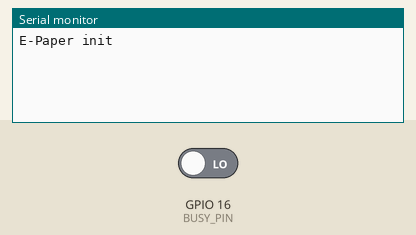
Bench run of a sketch on a simulated ESP8266 (NodeMCU). Shown: the last lines printed to the serial monitor. The test bench sets the inputs (shaded band); at power-on: GPIO 16 (BUSY_PIN) LOW.

Above: at 0.8 s.
0.9 s: GPIO 16 (BUSY_PIN) driven HIGH
At 1.9 s:
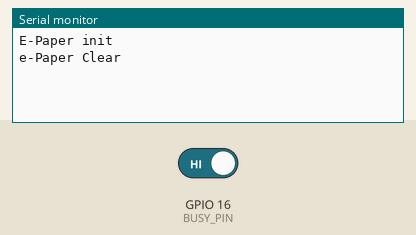
At 4.7 s:
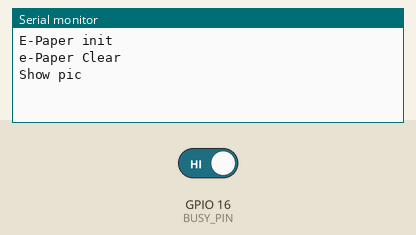

Measured:
- after the input at 0.9 s, the serial monitor: prints a new line at once (image 1)

The sketch:

epd7in3f.ino
```cpp
#include "imagedata.h"
#include "epd7in3f.h"

Epd epd;

void setup(){
  ESP.wdtEnable(65535);

  Serial.begin(115200);

  if (epd.Init() != 0) {
    Serial.println("e-Paper init failed");
    return;
  }

  Serial.println("e-Paper Clear");
  epd.Clear(EPD_7IN3F_WHITE);

  Serial.println("Show pic");
  epd.EPD_7IN3F_Display_part(gImage_7in3f, 250, 150, 300, 180);
  delay(10000);

  Serial.println("draw 7 color block");
  epd.EPD_7IN3F_Show7Block();

  Serial.println("epd sleep");
  epd.Sleep();
}

void loop(){
}
```

epd7in3f.cpp
```cpp
// (licence header left out)
#include <stdlib.h>
#include "epd7in3f.h"
#include "imagedata.h"

Epd::~Epd() {
};

Epd::Epd() {
    reset_pin = RST_PIN;
    dc_pin = DC_PIN;
    cs_pin = CS_PIN;
    busy_pin = BUSY_PIN;
    width = EPD_WIDTH;
    height = EPD_HEIGHT;
};

/******************************************************************************
function :  Initialize the e-Paper register
parameter:
******************************************************************************/
int Epd::Init(void) {
    if (IfInit() != 0) {
        return -1;
    }
    Reset();
    DelayMs(20);
    EPD_7IN3F_BusyHigh();

    SendCommand(0xAA);    // CMDH
    SendData(0x49);
    SendData(0x55);
    SendData(0x20);
    SendData(0x08);
    SendData(0x09);
    SendData(0x18);

    SendCommand(0x01);
    SendData(0x3F);
    SendData(0x00);
    SendData(0x32);
    SendData(0x2A);
    SendData(0x0E);
    SendData(0x2A);

    SendCommand(0x00);
    SendData(0x5F);
    SendData(0x69);

    SendCommand(0x03);
    SendData(0x00);
    SendData(0x54);
    SendData(0x00);
    SendData(0x44);

    SendCommand(0x05);
    SendData(0x40);
    SendData(0x1F);
    SendData(0x1F);
    SendData(0x2C);

    SendCommand(0x06);
    SendData(0x6F);
    SendData(0x1F);
    SendData(0x1F);
    SendData(0x22);

    SendCommand(0x08);
    SendData(0x6F);
    SendData(0x1F);
    SendData(0x1F);
    SendData(0x22);

    SendCommand(0x13);    // IPC
    SendData(0x00);
    SendData(0x04);

    SendCommand(0x30);
    SendData(0x3C);

    SendCommand(0x41);     // TSE
    SendData(0x00);

    SendCommand(0x50);
    SendData(0x3F);

    SendCommand(0x60);
    SendData(0x02);
    SendData(0x00);

    SendCommand(0x61);
    SendData(0x03);
    SendData(0x20);
    SendData(0x01);
    SendData(0xE0);

    SendCommand(0x82);
    SendData(0x1E);

    SendCommand(0x84);
    SendData(0x00);

    SendCommand(0x86);    // AGID
    SendData(0x00);

    SendCommand(0xE3);
    SendData(0x2F);

    SendCommand(0xE0);   // CCSET
    SendData(0x00);

    SendCommand(0xE6);   // TSSET
    SendData(0x00);

    return 0;
}

/**
 *  @brief: basic function for sending commands
 */
void Epd::SendCommand(unsigned char command) {
    DigitalWrite(dc_pin, 0);
    SpiTransfer(command);
}

/**
 *  @brief: basic function for sending data
 */
void Epd::SendData(unsigned char data) {
    DigitalWrite(dc_pin, 1);
    SpiTransfer(data);
}

void Epd::EPD_7IN3F_BusyHigh(void)// If BUSYN=0 then waiting
{
    while(!DigitalRead(BUSY_PIN)) {
        DelayMs(1);
    }
}

/**
 *  @brief: module reset.
 *          often used to awaken the module in deep sleep,
 *          see Epd::Sleep();
 */
void Epd::Reset(void) {
    DigitalWrite(reset_pin, 1);
    DelayMs(20);
    DigitalWrite(reset_pin, 0);                //module reset
    DelayMs(1);
    DigitalWrite(reset_pin, 1);
    DelayMs(20);
}

void Epd::TurnOnDisplay(void) {
    SendCommand(0x04);  // POWER_ON
    EPD_7IN3F_BusyHigh();

    SendCommand(0x12);  // DISPLAY_REFRESH
    SendData(0x00);
    EPD_7IN3F_BusyHigh();

    SendCommand(0x02);  // POWER_OFF
    SendData(0x00);
    EPD_7IN3F_BusyHigh();
}

/******************************************************************************
function :  Sends the image buffer in RAM to e-Paper and displays
parameter:
******************************************************************************/
void Epd::EPD_7IN3F_Display(const UBYTE *image) {
    unsigned long i,j;

    SendCommand(0x10);
    for(i=0; i<height; i++) {
        for(j=0; j<width/2; j++) {
            SendData(image[j + width/2*i]);
		    }
    }

    TurnOnDisplay();
}

/******************************************************************************
function :  Sends the part image buffer in RAM to e-Paper and displays
parameter:
******************************************************************************/
void Epd::EPD_7IN3F_Display_part(const UBYTE *image, UWORD xstart, UWORD ystart,
                                        UWORD image_width, UWORD image_heigh)
{
    unsigned long i,j;

    SendCommand(0x10);
    for(i=0; i<height; i++) {
        for(j=0; j< width/2; j++) {
            if(i<image_heigh+ystart && i>=ystart && j<(image_width+xstart)/2 && j>=xstart/2) {
              SendData(pgm_read_byte(&image[(j-xstart/2) + (image_width/2*(i-ystart))]));
            }
			else {
				SendData(0x11);
			}
		}
    }

    TurnOnDisplay();
}

/******************************************************************************
function :  show 7 kind of color block
parameter:
******************************************************************************/
void Epd::EPD_7IN3F_Show7Block(void)
{
    unsigned long i, j, k;
    unsigned char const Color_seven[8] =
    {EPD_7IN3F_BLACK, EPD_7IN3F_BLUE, EPD_7IN3F_GREEN, EPD_7IN3F_ORANGE,
    EPD_7IN3F_RED, EPD_7IN3F_YELLOW, EPD_7IN3F_WHITE, EPD_7IN3F_WHITE};

    SendCommand(0x10);
    for(i=0; i<240; i++) {
        for(k = 0 ; k < 4; k ++) {
            for(j = 0 ; j < 100; j ++) {
                SendData((Color_seven[k]<<4) |Color_seven[k]);
            }
        }
    }

    for(i=0; i<240; i++) {
        for(k = 4 ; k < 8; k ++) {
            for(j = 0 ; j < 100; j ++) {
                SendData((Color_seven[k]<<4) |Color_seven[k]);
            }
        }
    }
    TurnOnDisplay();
}

/******************************************************************************
function :
      Clear screen
******************************************************************************/
void Epd::Clear(UBYTE color) {
    SendCommand(0x10);
    for(int i=0; i<width/2; i++) {
        for(int j=0; j<height; j++) {
            SendData((color<<4)|color);
		    }
	  }

    TurnOnDisplay();
}

/**
 *  @brief: After this command is transmitted, the chip would enter the
 *          deep-sleep mode to save power.
 *          The deep sleep mode would return to standby by hardware reset.
 *          The only one parameter is a check code, the command would be
 *          You can use EPD_Reset() to awaken
 */
void Epd::Sleep(void) {
    SendCommand(0x07);
    SendData(0xA5);
    DelayMs(10);
	  DigitalWrite(RST_PIN, 0); // Reset
}


/* END OF FILE */
```

epd7in3f.h
```cpp
// (licence header left out)
#ifndef __EPD_7IN3F_H__
#define __EPD_7IN3F_H__

#include "epdif.h"

// Display resolution
#define EPD_WIDTH       800
#define EPD_HEIGHT      480

#define UWORD   unsigned int
#define UBYTE   unsigned char
#define UDOUBLE  unsigned long

/**********************************
Color Index
**********************************/
#define EPD_7IN3F_BLACK   0x0	/// 000
#define EPD_7IN3F_WHITE   0x1	///	001
#define EPD_7IN3F_GREEN   0x2	///	010
#define EPD_7IN3F_BLUE    0x3	///	011
#define EPD_7IN3F_RED     0x4	///	100
#define EPD_7IN3F_YELLOW  0x5	///	101
#define EPD_7IN3F_ORANGE  0x6	///	110
#define EPD_7IN3F_CLEAN   0x7	///	111   unavailable  Afterimage

class Epd : EpdIf {
public:
    Epd();
    ~Epd();
    int  Init(void);
	void EPD_7IN3F_BusyHigh(void);
	void TurnOnDisplay(void);
    void Reset(void);
    void EPD_7IN3F_Display(const UBYTE *image);
    void EPD_7IN3F_Display_part(const UBYTE *image, UWORD xstart, UWORD ystart,
                                 UWORD image_width, UWORD image_heigh);
    void EPD_7IN3F_Show7Block(void);
    void SendCommand(unsigned char command);
    void SendData(unsigned char data);
    void Sleep(void);
    void Clear(UBYTE color);

private:
    unsigned int reset_pin;
    unsigned int dc_pin;
    unsigned int cs_pin;
    unsigned int busy_pin;
    unsigned long width;
    unsigned long height;
};

#endif /* EPD5IN83B_HD_H */

/* END OF FILE */
```

epdif.cpp
```cpp
// (licence header left out)
#include "epdif.h"
#include <SPI.h>

EpdIf::EpdIf() {
};

EpdIf::~EpdIf() {
};

void EpdIf::DigitalWrite(int pin, int value) {
    digitalWrite(pin, value);
}

int EpdIf::DigitalRead(int pin) {
    return digitalRead(pin);
}

void EpdIf::DelayMs(unsigned int delaytime) {
    delay(delaytime);
}

void EpdIf::SpiTransfer(unsigned char data) {
    ESP.wdtFeed();  // added to prevent wdt reset
    digitalWrite(CS_PIN, 0);
    SPI.transfer(data);
    digitalWrite(CS_PIN, 1);
}

int EpdIf::IfInit(void) {
    Serial.println("E-Paper init");
    pinMode(CS_PIN, OUTPUT);
    pinMode(RST_PIN, OUTPUT);
    pinMode(DC_PIN, OUTPUT);
    pinMode(BUSY_PIN, INPUT);

    SPI.begin();
    SPI.beginTransaction(SPISettings(2000000, MSBFIRST, SPI_MODE0));

    return 0;
}
```

epdif.h
```cpp
// (licence header left out)
#ifndef EPDIF_H
#define EPDIF_H

//#include <arduino.h>

// Pin definition, changed for nodemcu
#define RST_PIN         5   //8
#define DC_PIN          4   //9
#define CS_PIN          0   //10
#define BUSY_PIN        16  //7

class EpdIf {
public:
    EpdIf(void);
    ~EpdIf(void);

    static int  IfInit(void);
    static void DigitalWrite(int pin, int value);
    static int  DigitalRead(int pin);
    static void DelayMs(unsigned int delaytime);
    static void SpiTransfer(unsigned char data);
};

#endif
```

imagedata.h
```cpp
// (licence header left out)
extern const unsigned char gImage_7in3f[];

/* FILE END */
```

Source omitted: imagedata.cpp (data table, 138033 bytes)
